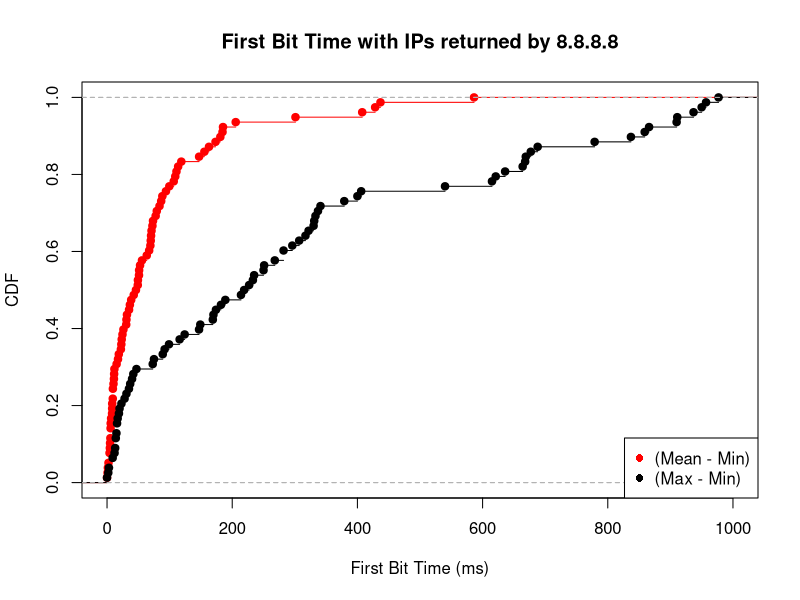

This chart was generated by the following R code:
mean_min <- c(5.833333, 205.583333, 70.333333, 4.000000, 1.333333, 8.000000, 147.100000, 30.642857, 63.458333, 67.300000, 18.800000, 26.166667, 86.500000, 110.916667, 181.000000, 11.777778, 31.833333, 51.250000, 436.831667, 8.250000, 31.000000, 5.666667, 407.663333, 185.277222, 49.333333, 72.500000, 55.833333, 77.666667, 15.294118, 35.166667, 83.833333, 23.444444, 109.000000, 46.166667, 24.666667, 99.500000, 155.500000, 9.166667, 301.055370, 5.666667, 173.333333, 113.583333, 0.000000, 428.331667, 0.833333, 586.331667, 73.457917, 88.333333, 4.500000, 22.111111, 11.000000, 2.333333, 8.166667, 5.333333, 51.055556, 69.833333, 4.833333, 42.666667, 9.333333, 36.500000, 71.074074, 49.097902, 184.498333, 6.500000, 9.333333, 106.545455, 94.111111, 17.500000, 79.500000, 11.333333, 118.666667, 22.833333, 10.333333, 69.233333, 38.583333, 4.000000, 52.750000, 162.888889)

max_min <- c(17.00, 668.00, 227.00, 14.00, 3.00, 16.00, 341.00, 322.00, 669.00, 235.00, 170.00, 149.00, 379.00, 911.00, 400.00, 75.00, 92.00, 296.00, 956.99, 15.00, 147.00, 14.00, 836.99, 865.99, 99.00, 214.00, 219.00, 333.00, 282.00, 189.00, 174.00, 250.00, 233.00, 251.00, 73.00, 540.00, 688.00, 40.00, 949.99, 9.00, 779.00, 621.00, 0.00, 909.99, 2.00, 936.99, 976.99, 406.00, 20.00, 89.00, 28.00, 12.00, 37.00, 9.00, 317.00, 307.00, 13.00, 182.00, 23.00, 124.00, 337.00, 677.00, 858.99, 19.00, 42.00, 615.00, 636.00, 47.00, 330.00, 35.00, 268.00, 116.00, 31.00, 664.00, 169.00, 16.00, 282.00, 331.00)

mean_min_val = ecdf(mean_min)
max_min_val = ecdf(max_min)

plot(mean_min_val, lty=1, col="red", xlab="First Bit Time (ms)", ylab="CDF", main="First Bit Time with IPs returned by 8.8.8.8", xlim=c(0, 1000))
lines(max_min_val)

legend("bottomright",  pch =16, legend=c("(Mean - Min)", "(Max - Min)"), col=c("red", "black"))

